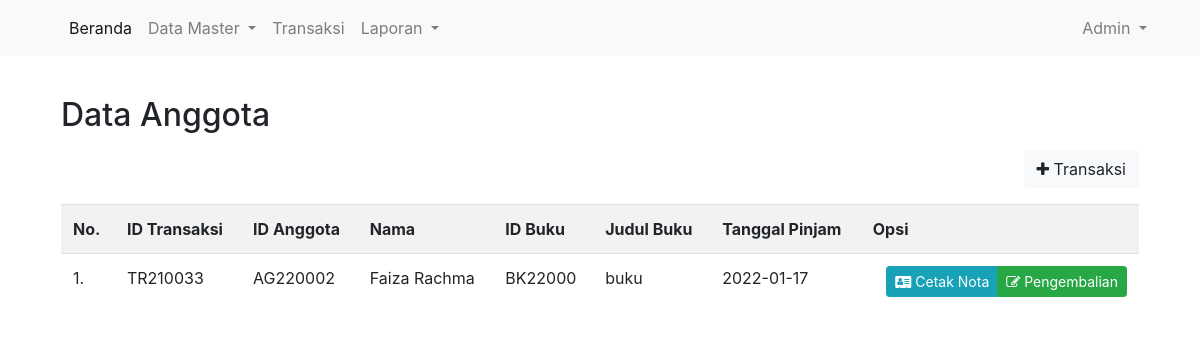
The app's page /index.php?page=transaksi-list (signed in) with its own data.
### tables this page shows
CREATE TABLE `tbtransaksi` (
  `idtransaksi` int(11) NOT NULL,
  `kdtransaksi` varchar(8) NOT NULL,
  `idanggota` int(5) NOT NULL,
  `idbuku` int(5) NOT NULL,
  `tanggal_pinjam` date NOT NULL,
  `tanggal_kembali` date NOT NULL
);

CREATE TABLE `tbanggota` (
  `idanggota` int(5) NOT NULL,
  `kdanggota` varchar(8) NOT NULL,
  `nama` varchar(30) NOT NULL,
  `jeniskelamin` varchar(10) NOT NULL,
  `alamat` varchar(40) NOT NULL,
  `status` varchar(20) NOT NULL,
  `foto` varchar(35) NOT NULL
);

CREATE TABLE `tbbuku` (
  `idbuku` int(11) NOT NULL,
  `kdbuku` varchar(7) NOT NULL,
  `judulbuku` varchar(50) NOT NULL,
  `kategori` varchar(50) NOT NULL,
  `pengarang` varchar(40) NOT NULL,
  `penerbit` varchar(40) NOT NULL,
  `status` varchar(10) NOT NULL,
  `stokbuku` int(11) NOT NULL
);

### transaksi-list.php (the view)
<div class="p-3">
	<h2 class="mb-3">Data Anggota</h2>
	<div class="float-right mb-3">
		<div class="btn-group" role="group" aria-label="Basic example">
			<a href="index.php?page=transaksi-form&mode=pinjam" class="btn btn-light"><i class="fa fa-plus"></i> Transaksi</a>
		</div>
	</div>
	<table class="table table-striped">
		<tr>
			<th>No.</th>
			<th>ID Transaksi</th>
			<th>ID Anggota</th>
			<th>Nama</th>
			<th>ID Buku</th>
			<th>Judul Buku</th>
			<th>Tanggal Pinjam</th>
			<th>Opsi</th>
		</tr>
		<?php
		$query = mysqli_query($koneksi, "
			SELECT * FROM tbtransaksi
			JOIN tbanggota ON tbanggota.idanggota = tbtransaksi.idanggota
			JOIN tbbuku ON tbbuku.idbuku = tbtransaksi.idbuku
			WHERE tanggal_kembali = '0000-00-00'
			");
		foreach($query as $ky => $val){
			$no = $ky + 1;
			?>
			<tr>
				<td><?=$no?>.</td>
				<td><?=$val['kdtransaksi']?></td>
				<td><?=$val['kdanggota']?></td>
				<td><?=$val['nama']?></td>
				<td><?=$val['kdbuku']?></td>
				<td><?=$val['judulbuku']?></td>
				<td><?=$val['tanggal_pinjam']?></td>
				<td class="text-right">
					<div class="btn-group" role="group" aria-label="Basic example">
						<a href="transaksi-print.php?id=<?=$val['idtransaksi']?>" class="btn btn-sm btn-info" target="_blank">
							<i class="fa fa-address-card"></i> Cetak Nota
						</a>
						<a href="index.php?page=transaksi-form&mode=kembali&id=<?=$val['idtransaksi']?>" class="btn btn-sm btn-success">
							<i class="fa fa-edit"></i> Pengembalian
						</a>
					</div>
				</td>
			</tr>
			<?php
		}
		?>
	</table>
</div>

### records on screen
tbtransaksi: no "1", kdtransaksi "TR210033", idanggota.kdanggota "AG220002", idanggota.nama "Faiza Rachma", idbuku.kdbuku "BK22000", idbuku.judulbuku "buku", tanggal_pinjam "2022-01-17"

### other values on screen
$_SESSION['sesi'] "Admin"
